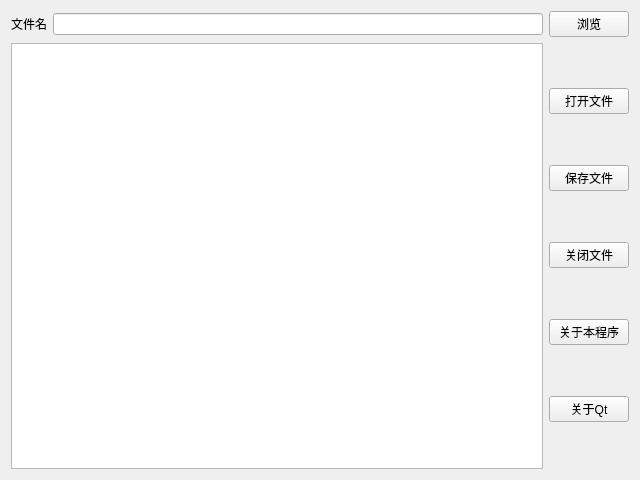
<?xml version="1.0" encoding="UTF-8"?>
<ui version="4.0">
 <class>WidgetSimpleTextEdit</class>
 <widget class="QWidget" name="WidgetSimpleTextEdit">
  <property name="geometry">
   <rect>
    <x>0</x>
    <y>0</y>
    <width>640</width>
    <height>480</height>
   </rect>
  </property>
  <property name="windowTitle">
   <string>WidgetSimpleTextEdit</string>
  </property>
  <layout class="QVBoxLayout" name="verticalLayout_2">
   <item>
    <layout class="QHBoxLayout" name="horizontalLayout">
     <item>
      <widget class="QLabel" name="label">
       <property name="text">
        <string>文件名</string>
       </property>
      </widget>
     </item>
     <item>
      <widget class="QLineEdit" name="lineEditFileName"/>
     </item>
     <item>
      <widget class="QPushButton" name="pushButtonBrowser">
       <property name="text">
        <string>浏览</string>
       </property>
      </widget>
     </item>
    </layout>
   </item>
   <item>
    <layout class="QHBoxLayout" name="horizontalLayout_2">
     <item>
      <widget class="QPlainTextEdit" name="plainTextEdit"/>
     </item>
     <item>
      <layout class="QVBoxLayout" name="verticalLayout">
       <item>
        <widget class="QPushButton" name="pushButtonOpenFile">
         <property name="text">
          <string>打开文件</string>
         </property>
        </widget>
       </item>
       <item>
        <widget class="QPushButton" name="pushButtonSaveFile">
         <property name="text">
          <string>保存文件</string>
         </property>
        </widget>
       </item>
       <item>
        <widget class="QPushButton" name="pushButtonCloseFile">
         <property name="text">
          <string>关闭文件</string>
         </property>
        </widget>
       </item>
       <item>
        <widget class="QPushButton" name="pushButtonAboutThis">
         <property name="text">
          <string>关于本程序</string>
         </property>
        </widget>
       </item>
       <item>
        <widget class="QPushButton" name="pushButtonAboutQt">
         <property name="text">
          <string>关于Qt</string>
         </property>
        </widget>
       </item>
      </layout>
     </item>
    </layout>
   </item>
  </layout>
 </widget>
 <layoutdefault spacing="6" margin="11"/>
 <resources/>
 <connections/>
</ui>
